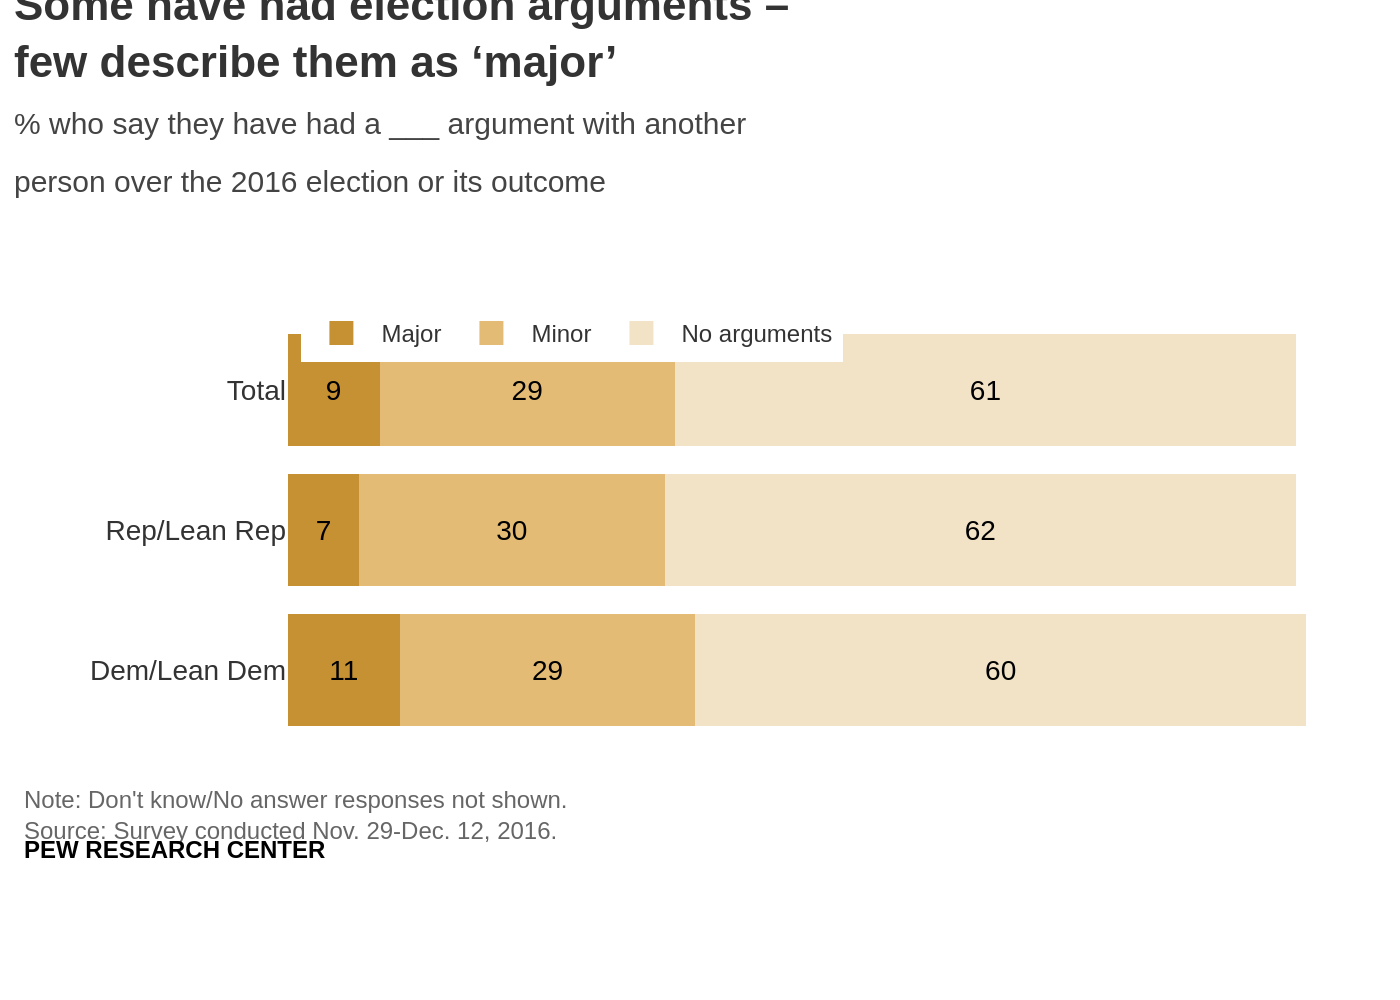

Here is the Python script that generated this plot:
import sys
import json
import plotly.graph_objects as go
import os

def main():
    if len(sys.argv) != 2:
        print("Usage: python script.py <path_to_json_file>")
        sys.exit(1)

    json_path = sys.argv[1]
    
    try:
        with open(json_path, 'r', encoding='utf-8') as f:
            data = json.load(f)
    except FileNotFoundError:
        print(f"Error: JSON file not found at {json_path}")
        sys.exit(1)
    except json.JSONDecodeError:
        print(f"Error: Could not decode JSON from {json_path}")
        sys.exit(1)

    chart_data = data['chart_data']
    texts = data['texts']
    colors = data['colors']

    fig = go.Figure()

    # Plotly plots y-axis categories from bottom to top, so we reverse the lists to match the image.
    y_categories = chart_data['categories'][::-1]

    for i, series in enumerate(chart_data['series']):
        x_values = series['values'][::-1]
        fig.add_trace(go.Bar(
            y=y_categories,
            x=x_values,
            name=series['name'],
            orientation='h',
            marker=dict(color=colors[i], line=dict(width=0)),
            text=x_values,
            textposition='inside',
            insidetextanchor='middle',
            textfont=dict(family="Arial", color='#000000', size=14)
        ))
    
    title_text = f"<b>{texts['title']}</b><br><span style='font-size:15px;color:#444444;'>{texts['subtitle']}</span>"
    
    annotations = [
        dict(
            xref='paper', yref='paper',
            x=0, y=-0.1,
            xanchor='left', yanchor='top',
            text=f"{texts['note']}<br>{texts['source']}",
            showarrow=False,
            align='left',
            font=dict(family="Arial", size=12, color='#666666')
        ),
        dict(
            xref='paper', yref='paper',
            x=0, y=-0.22,
            xanchor='left', yanchor='top',
            text=f"<b>{texts['branding']}</b>",
            showarrow=False,
            align='left',
            font=dict(family="Arial", size=12, color='#000000')
        )
    ]

    fig.update_layout(
        barmode='stack',
        title=dict(
            text=title_text,
            y=0.98,
            x=0.01,
            xanchor='left',
            yanchor='top',
            font=dict(size=22)
        ),
        xaxis=dict(
            showticklabels=False,
            showgrid=False,
            zeroline=False,
            showline=False,
            domain=[0.2, 1] # create space for y-axis labels
        ),
        yaxis=dict(
            showgrid=False,
            zeroline=False,
            showline=False,
            tickfont=dict(size=14)
        ),
        legend=dict(
            orientation="h",
            yanchor="bottom",
            y=0.9,
            xanchor="left",
            x=0.21,
            traceorder='normal',
            title_text=''
        ),
        plot_bgcolor='white',
        paper_bgcolor='white',
        margin=dict(l=10, r=20, t=160, b=130),
        font=dict(family="Arial", color='#333333'),
        annotations=annotations,
        height=500
    )

    base_filename = os.path.splitext(os.path.basename(json_path))[0]
    output_filename = f"{base_filename}.png"
    
    fig.write_image(output_filename, scale=2)
    print(f"Chart saved to {output_filename}")


if __name__ == "__main__":
    main()
